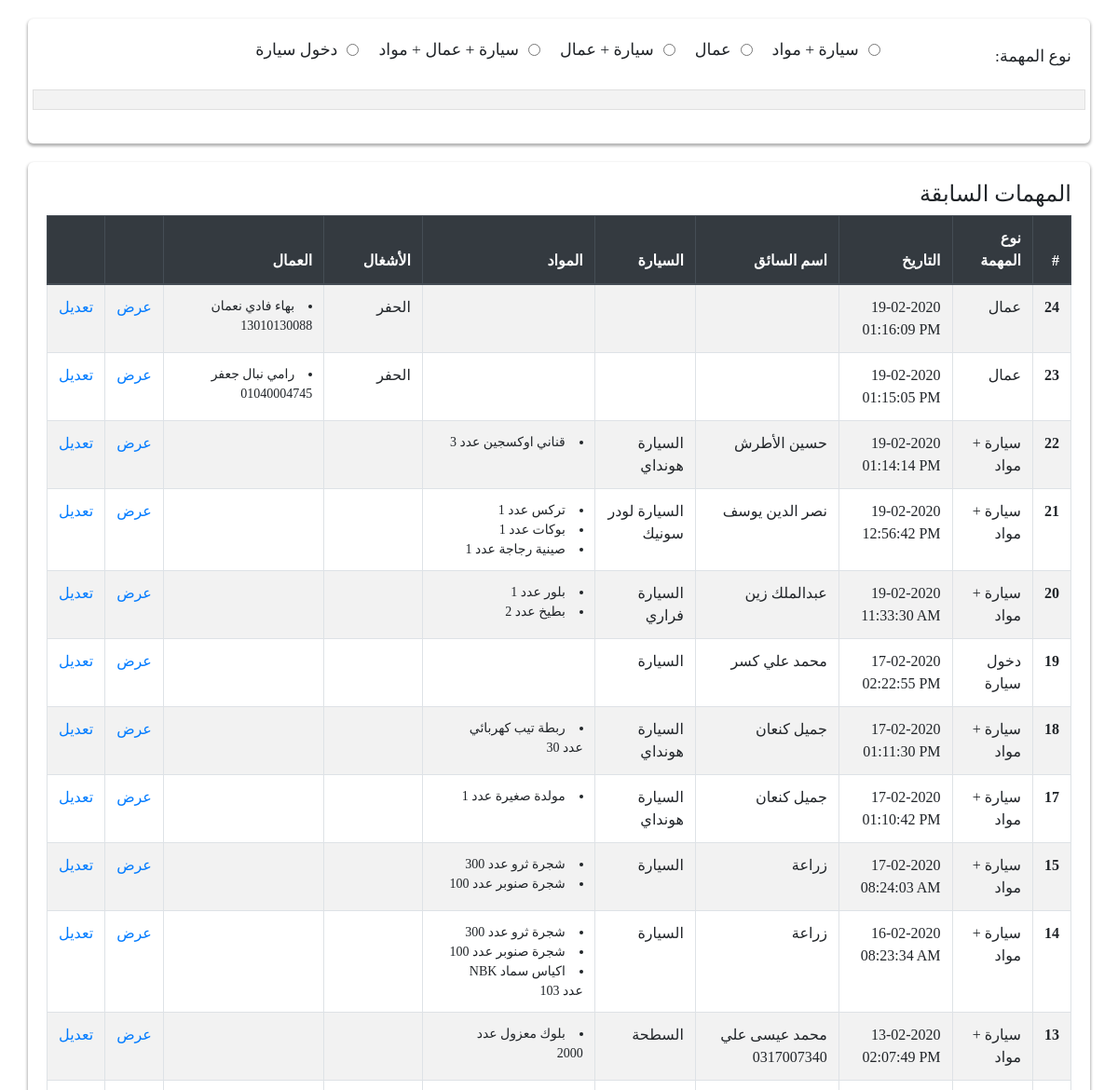
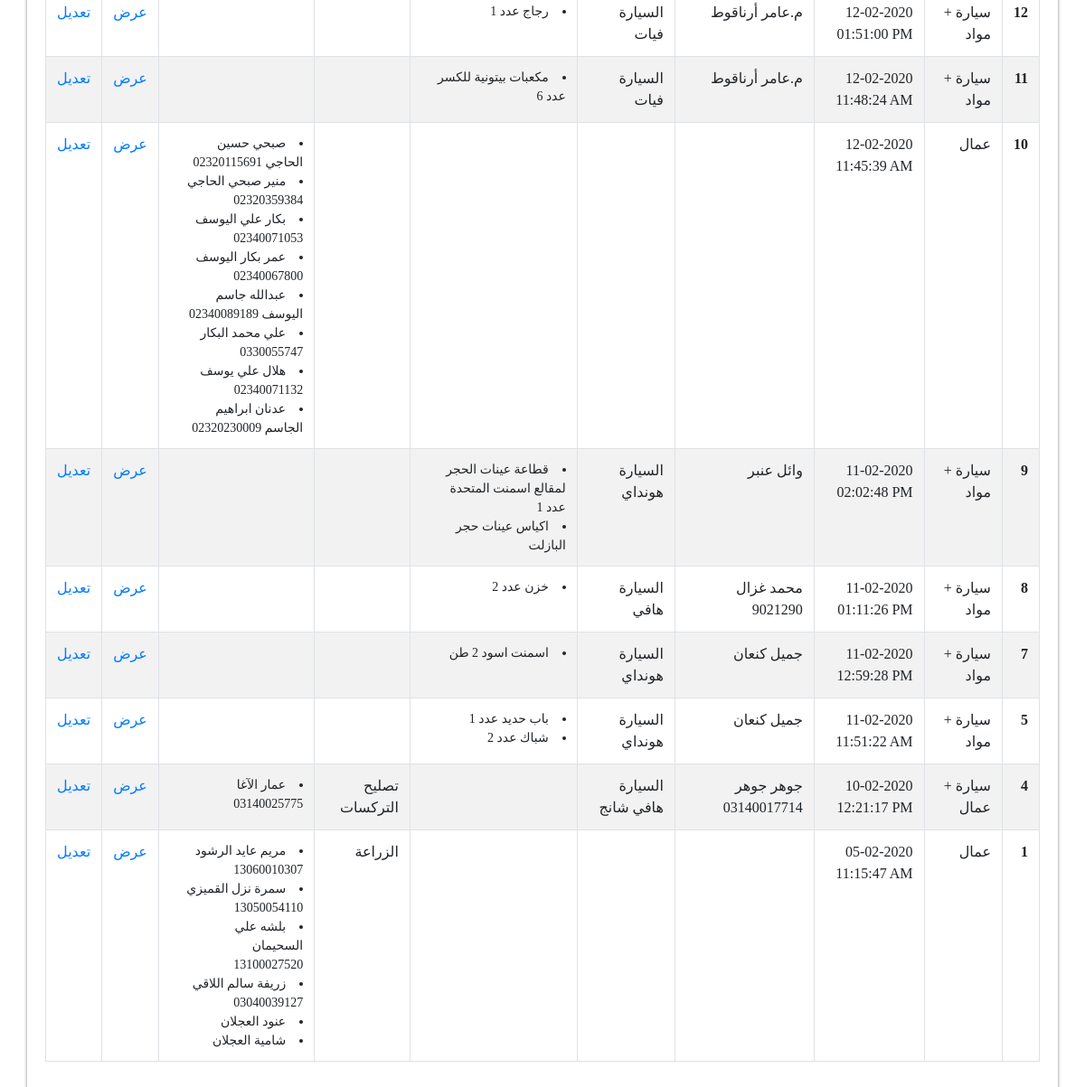
The page / on the database its author committed (2 pictures, top to bottom).
### tables this page shows
CREATE TABLE IF NOT EXISTS `missions` (
  `ID` int(11) NOT NULL AUTO_INCREMENT,
  `Date` text NOT NULL,
  `Vehicle` text NOT NULL,
  `VehicleNum` text NOT NULL,
  `Driver` text NOT NULL,
  `Items` text NOT NULL,
  `Workers` text NOT NULL,
  `WorkersWork` text,
  `Type` int(2) NOT NULL,
  `Custom` int(2) NOT NULL,
  `CustomData` mediumtext NOT NULL,
  PRIMARY KEY (`ID`)
);

### index.php (the view, shortened to what this page needs)
<?php
require("header.php");
?>
<body class="inputBody">
    <section class="container formContainer">
        <form action="add.php" method="post">
            <div class="form-group row">
                <label class="col-sm-2 col-form-label" for="driver">نوع المهمة: </label>
                <div class="col-sm-10">
                    <?php if(!isset($edit)) {?>
                        <div class="form-check form-check-inline">
                            <input class="form-check-input" type="radio" name="type" id="carType" value="1">
                            <label class="form-check-label" for="carType">سيارة + مواد</label>
                        </div>
                        <div class="form-check form-check-inline">
                            <input class="form-check-input" type="radio" name="type" id="carType1" value="2">
                            <label class="form-check-label" for="carType1">عمال</label>
                        </div>
                        <div class="form-check form-check-inline">
                            <input class="form-check-input" type="radio" name="type" id="carType2" value="3">
                            <label class="form-check-label" for="carType2">سيارة + عمال</label>
                        </div>
                        <div class="form-check form-check-inline">
                            <input class="form-check-input" type="radio" name="type" id="carType3" value="4">
                            <label class="form-check-label" for="carType3">سيارة + عمال + مواد</label>
                        </div>
                        <div class="form-check form-check-inline">
                            <input class="form-check-input" type="radio" name="type" id="carType4" value="5">
                            <label class="form-check-label" for="carType4">دخول سيارة</label>
                        </div>
                    <?php } else if ($edit['Type'] == 1) {
                        preg_match_all('/<li>(.*?)<\/li>/s', $edit['Items'], $itemsPlain);
                                                ?>
                        <div class="form-check form-check-inline">
                            <input class="form-check-input" type="radio" name="type" id="carType" checked value="1">
                            <label class="form-check-label" for="carType">سيارة + مواد</label>
                        </div>
                        <div class="form-check form-check-inline">
                            <input class="form-check-input" type="radio" name="type" id="carType1" value="2">
                            <label class="form-check-label" for="carType1">عمال</label>
                        </div>
                        <div class="form-check form-check-inline">
                            <input class="form-check-input" type="radio" name="type" id="carType2" value="3">
                            <label class="form-check-label" for="carType2">سيارة + عمال</label>
                        </div>
                        <div class="form-check form-check-inline">
                            <input class="form-check-input" type="radio" name="type" id="carType3" value="4">
                            <label class="form-check-label" for="carType3">سيارة + عمال + مواد</label>
                        </div>
                        <div class="form-check form-check-inline">
                            <input class="form-check-input" type="radio" name="type" id="carType4" value="5">
                            <label class="form-check-label" for="carType4">دخول سيارة</label>
                        </div>
                    <?php } else if ($edit['Type'] == 2) {
                        preg_match_all('/<li>(.*?)<\/li>/s', $edit['Workers'], $workersPlain);
                        ?>
                        <div class="form-check form-check-inline">
                            <input class="form-check-input" type="radio" name="type" id="carType" value="1">
                            <label class="form-check-label" for="carType">سيارة + مواد</label>
                        </div>
                        <div class="form-check form-check-inline">
                            <input class="form-check-input" type="radio" name="type" id="carType1" checked value="2">
                            <label class="form-check-label" for="carType1">عمال</label>
                        </div>
                        <div class="form-check form-check-inline">
                            <input class="form-check-input" type="radio" name="type" id="carType2" value="3">
                            <label class="form-check-label" for="carType2">سيارة + عمال</label>
                        </div>
                        <div class="form-check form-check-inline">
                            <input class="form-check-input" type="radio" name="type" id="carType3" value="4">
                            <label class="form-check-label" for="carType3">سيارة + عمال + مواد</label>
                        </div>
                        <div class="form-check form-check-inline">
                            <input class="form-check-input" type="radio" name="type" id="carType4" value="5">
                            <label class="form-check-label" for="carType4">دخول سيارة</label>
                        </div>
                        <?php } else if ($edit['Type'] == 3) {
                            preg_match_all('/<li>(.*?)<\/li>/s', $edit['Items'], $itemsPlain);
                            preg_match_all('/<li>(.*?)<\/li>/s', $edit['Workers'], $workersPlain);
                        ?>
                        <div class="form-check form-check-inline">
                            <input class="form-check-input" type="radio" name="type" id="carType" value="1">
                            <label class="form-check-label" for="carType">سيارة + مواد</label>
                        </div>
                        <div class="form-check form-check-inline">
                            <input class="form-check-input" type="radio" name="type" id="carType1" value="2">
                            <label class="form-check-label" for="carType1">عمال</label>
                        </div>
                        <div class="form-check form-check-inline">
                            <input class="form-check-input" type="radio" name="type" id="carType2" checked value="3">
                            <label class="form-check-label" for="carType2">سيارة + عمال</label>
                        </div>
                        <div class="form-check form-check-inline">
                            <input class="form-check-input" type="radio" name="type" id="carType3" value="4">
                            <label class="form-check-label" for="carType3">سيارة + عمال + مواد</label>
                        </div>
                        <div class="form-check form-check-inline">
                            <input class="form-check-input" type="radio" name="type" id="carType4" value="5">
                            <label class="form-check-label" for="carType4">دخول سيارة</label>
                        </div>
                        <?php } else if ($edit['Type'] == 4){
                            preg_match_all('/<li>(.*?)<\/li>/s', $edit['Items'], $itemsPlain);
                            preg_match_all('/<li>(.*?)<\/li>/s', $edit['Workers'], $workersPlain);
                        ?>
                        <div class="form-check form-check-inline">
                            <input class="form-check-input" type="radio" name="type" id="carType" value="1">
                            <label class="form-check-label" for="carType">سيارة + مواد</label>
                        </div>
                        <div class="form-check form-check-inline">
                            <input class="form-check-input" type="radio" name="type" id="carType1" value="2">
                            <label class="form-check-label" for="carType1">عمال</label>
                        </div>
                        <div class="form-check form-check-inline">
                            <input class="form-check-input" type="radio" name="type" id="carType2" value="3">
                            <label class="form-check-label" for="carType2">سيارة + عمال</label>
                        </div>
                        <div class="form-check form-check-inline">
                            <input class="form-check-input" type="radio" name="type" id="carType3" checked value="4">
                            <label class="form-check-label" for="carType3">سيارة + عمال + مواد</label>
                        </div>
                        <div class="form-check form-check-inline">
                            <input class="form-check-input" type="radio" name="type" id="carType4" value="5">
                            <label class="form-check-label" for="carType4">دخول سيارة</label>
                        </div>
                        <?php } else if ($edit['Type'] == 5) {?>
                        <div class="form-check form-check-inline">
                            <input class="form-check-input" type="radio" name="type" id="carType" value="1">
                            <label class="form-check-label" for="carType">سيارة + مواد</label>
                        </div>
                        <div class="form-check form-check-inline">
                            <input class="form-check-input" type="radio" name="type" id="carType1" value="2">
                            <label class="form-check-label" for="carType1">عمال</label>
                        </div>
                        <div class="form-check form-check-inline">
                            <input class="form-check-input" type="radio" name="type" id="carType2" value="3">
                            <label class="form-check-label" for="carType2">سيارة + عمال</label>
                        </div>
                        <div class="form-check form-check-inline">
                            <input class="form-check-input" type="radio" name="type" id="carType3" value="4">
                            <label class="form-check-label" for="carType3">سيارة + عمال + مواد</label>
                        </div>
                        <div class="form-check form-check-inline">
                            <input class="form-check-input" type="radio" name="type" id="carType4" checked value="5">
                            <label class="form-check-label" for="carType4">دخول سيارة</label>
                        </div>
                    <?php } ?>
                </div>
            </div>
            <div class="form-group row buttonBlock">
            </div>
        </form>
    </section>
    <section class="container formContainer">
    <div class="row">
        <div class="col-12">
            <h4>المهمات السابقة</h4>
        </div>
    </div>
    <div class="row">
        <div class="col-12">
            <table class="table table-striped table-bordered table-hover">
                <thead class="thead-dark">
                    <tr>
                        <th scope="col">#</th>
                        <th scope="col">نوع المهمة</th>
                        <th scope="col">التاريخ</th>
                        <th scope="col">اسم السائق</th>
                        <th scope="col">السيارة</th>
                        <th scope="col">المواد</th>
                        <th scope="col">الأشغال</th>
                        <th scope="col">العمال</th>
                        <th scope="col"></th>
                        <th scope="col"></th>
                    </tr>
                </thead>
                <tbody>
                <?php
                    $sql="SELECT * FROM missions ORDER BY `ID` DESC";
                    mysqli_query($connection,"set names utf8");
                    $result=mysqli_query($connection,$sql);
                    while($item=mysqli_fetch_assoc($result)) {
                ?>
                    <tr>
                        <th scope="row"><?php echo $item['ID'] ?></th>
                        <td><?php
                        switch($item['Type']) {
                            case '1':
                                echo "سيارة + مواد";
                                break;
                            case '2':
                                echo "عمال";
                                break;
                            case '3':
                                echo "سيارة + عمال";
                                break;
                            case '5':
                                echo "دخول سيارة";
                                break;
                        }
                        ?></td>
                        <td style="direction: ltr;"><?php echo $item['Date']?></td>
                        <td><?php echo $item['Driver']?></td>
                        <td><?php echo $item['Vehicle']?></td>
                        <td class="smallList"><?php echo $item['Items']?></td>
                        <td><?php echo $item['WorkersWork']?></td>
                        <td class="smallList"><?php echo $item['Workers']?></td>
                        <td><a href="mission.php?id=<?php echo $item['ID'] ?>">عرض</a></td>
                        <td><a href="?id=<?php echo $item['ID'] ?>">تعديل</a></td>
                    </tr>
                    <?php
    }
    ?>
                </tbody>
            </table>
        </div>
    </div>
    </section>
</body>
<?php require("footer.php")?>

### header.php (shortened to what this page needs)
<!DOCTYPE html>
<html lang="en">
<head>
    <link rel="stylesheet" href="https://stackpath.bootstrapcdn.com/bootstrap/4.4.1/css/bootstrap.min.css">
    <link rel="stylesheet" href="https://cdnjs.cloudflare.com/ajax/libs/paper-css/0.3.0/paper.css">
</head>

### footer.php (shortened to what this page needs)
</html>

### header.php (style rules this page uses)
html,body { margin: 0 auto; direction: rtl; font-family: "Arial, Helvetica, sans-serif" }
.inputBody { text-align:right; }
.formContainer { background-color: #fff; margin-top: 20px; padding: 20px; border-radius: 6px; box-shadow: 0 2px 3px 1px #b5b5b5; }
.form-check-label { margin-right: 10px; font-size: 1.1rem; }
.smallList li { font-size: 14px; }
.buttonBlock { padding: 10px; background-color: #f3f3f3; border: 1px solid #e0e0e0; }
.col-form-label { font-size: 1.1rem; }
section { position:relative; }
li { padding-left: 15px; font-size: 1.3rem; }

### rows shown on the page
missions: ID "24", Type "عمال", Date "19-02-2020 01:16:09 PM", WorkersWork "الحفر", Workers "بهاء فادي نعمان 13010130088"
missions: ID "23", Type "عمال", Date "19-02-2020 01:15:05 PM", WorkersWork "الحفر", Workers "رامي نبال جعفر 01040004745"
missions: ID "22", Type "سيارة + مواد", Date "19-02-2020 01:14:14 PM", Driver "حسين الأطرش", Vehicle "السيارة هونداي", Items "قناني اوكسجين عدد 3"
missions: ID "21", Type "سيارة + مواد", Date "19-02-2020 12:56:42 PM", Driver "نصر الدين يوسف", Vehicle "السيارة لودر سونيك", Items "تركس عدد 1 بوكات عدد 1 صينية رجاجة عدد 1"
missions: ID "20", Type "سيارة + مواد", Date "19-02-2020 11:33:30 AM", Driver "عبدالملك زين", Vehicle "السيارة فراري", Items "بلور عدد 1 بطيخ عدد 2"
missions: ID "19", Type "دخول سيارة", Date "17-02-2020 02:22:55 PM", Driver "محمد علي كسر", Vehicle "السيارة"
missions: ID "18", Type "سيارة + مواد", Date "17-02-2020 01:11:30 PM", Driver "جميل كنعان", Vehicle "السيارة هونداي", Items "ربطة تيب كهربائي عدد 30"
missions: ID "17", Type "سيارة + مواد", Date "17-02-2020 01:10:42 PM", Driver "جميل كنعان", Vehicle "السيارة هونداي", Items "مولدة صغيرة عدد 1"
missions: ID "15", Type "سيارة + مواد", Date "17-02-2020 08:24:03 AM", Driver "زراعة", Vehicle "السيارة", Items "شجرة ثرو عدد 300 شجرة صنوبر عدد 100"
missions: ID "14", Type "سيارة + مواد", Date "16-02-2020 08:23:34 AM", Driver "زراعة", Vehicle "السيارة", Items "شجرة ثرو عدد 300 شجرة صنوبر عدد 100 اكياس سماد NBK عدد 103"
missions: ID "13", Type "سيارة + مواد", Date "13-02-2020 02:07:49 PM", Driver "محمد عيسى علي 0317007340", Vehicle "السطحة", Items "بلوك معزول عدد 2000"
missions: ID "12", Type "سيارة + مواد", Date "12-02-2020 01:51:00 PM", Driver "م.عامر أرناقوط", Vehicle "السيارة فيات", Items "رجاج عدد 1"
missions: ID "11", Type "سيارة + مواد", Date "12-02-2020 11:48:24 AM", Driver "م.عامر أرناقوط", Vehicle "السيارة فيات", Items "مكعبات بيتونية للكسر عدد 6"
missions: ID "10", Type "عمال", Date "12-02-2020 11:45:39 AM", Workers "صبحي حسين الحاجي 02320115691 منير صبحي الحاجي 02320359384 بكار علي اليوسف 02340071053 عمر بكار اليوسف 02340067800 عبدالله جاسم اليوسف 02340089189 علي محمد البكار 0330055747 هلال علي يوسف 02340071132 عدنان ابراهيم الجاسم 02320230009"
missions: ID "9", Type "سيارة + مواد", Date "11-02-2020 02:02:48 PM", Driver "وائل عنبر", Vehicle "السيارة هونداي", Items "قطاعة عينات الحجر لمقالع اسمنت المتحدة عدد 1 اكياس عينات حجر البازلت"
missions: ID "8", Type "سيارة + مواد", Date "11-02-2020 01:11:26 PM", Driver "محمد غزال 9021290", Vehicle "السيارة هافي", Items "خزن عدد 2"
missions: ID "7", Type "سيارة + مواد", Date "11-02-2020 12:59:28 PM", Driver "جميل كنعان", Vehicle "السيارة هونداي", Items "اسمنت اسود 2 طن"
missions: ID "5", Type "سيارة + مواد", Date "11-02-2020 11:51:22 AM", Driver "جميل كنعان", Vehicle "السيارة هونداي", Items "باب حديد عدد 1 شباك عدد 2"
missions: ID "4", Type "سيارة + عمال", Date "10-02-2020 12:21:17 PM", Driver "جوهر جوهر 03140017714", Vehicle "السيارة هافي شانج", WorkersWork "تصليح التركسات", Workers "عمار الآغا 03140025775"
missions: ID "1", Type "عمال", Date "05-02-2020 11:15:47 AM", WorkersWork "الزراعة", Workers "مريم عايد الرشود 13060010307 سمرة نزل القميزي 13050054110 بلشه علي السحيمان 13100027520 زريفة سالم اللاقي 03040039127 عنود العجلان شامية العجلان"
